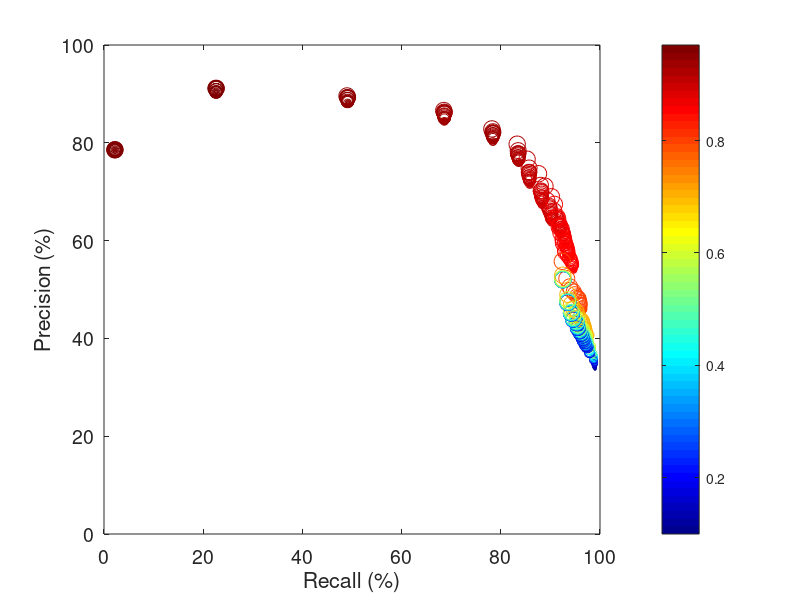
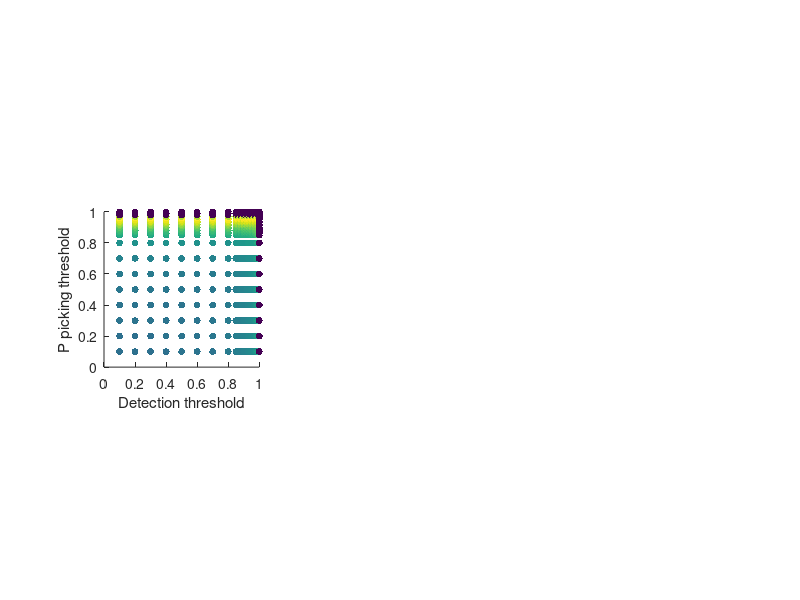

The MATLAB source for these figures, in order: (Note: this script raises an error after producing the figures.)
%% Calculate the evaluation metrics for model using predictions and labels
% Takes 20-30 min to calculate
clear

Fs = 100; % Sampling frequency (Hz)
delay = 0.1*Fs; % Time separation to define "discontinuous" parts in samples
minwin = 3*Fs; % Minimum duration of windows in samples
prop = 0.25; % Proportion of detection windows to call a detection

thr = [0.1:0.1:0.8 0.85:0.01:1]; % Threshold on detection function
p_pic = [0.1:0.1:0.8 0.85:0.01:1]; % Threshold on P picking function

% All threshold combinations: first column is threshold detection, 2nd
% column is threshold P pick
[n,m] = ndgrid(thr',p_pic');
combi = [m(:),n(:)]; clear n m

% P pred, Det pred, Det true for all data examples of the eval dataset
examples = dir('EvalMetrics/*.dat');

% Elements for confusion matrix, 3 metrics: TP, FP, FN, all examples, all
% threshold combinations
conf = zeros(length(combi),length(examples),3); 

for ii = 1:length(examples)
    % Event characteristic functions: P pred, Det pred, Det true
    % ev = load(['EvalMetrics/Ev' num2str(ii) '.dat']); % <- not used, for testing
    ev = load(['EvalMetrics/' examples(ii).name]);
    %figure; plot(1:length(ev),ev(:,1),1:length(ev),ev(:,2),1:length(ev),ev(:,3)); legend('P pred','Det pred','Det true')
    
    % Determine if it is a 0 (no whale call) or a 1 (whale call present)
    if sum(ev(:,3)) > 0
        wc(ii,1) = 1;
    else
        wc(ii,1) = 0;
    end
    
    for cc = 1:length(combi)
        % Determine if this is a TP, FP, or a FN
        % 1st step: determine if there is a detection
        % Definition of a detection: Det pred > threshold1 for a minimum amount
        % of continuous time samples + P pred > threshold2
        idx = find(ev(:,2) > combi(cc,1)); % Find all samples > threshold1
        if ~isempty(idx)
            der = idx(1:end-1) - idx(2:end); % Kind of a derivative (to find peaks corresponding to large time differences)

            idx2 = find(abs(der) > round(delay)); % Consider continuous gaps up to delay
            if isempty(idx2) % In case there is only one window
                win = [idx(1) idx(end)];
            else
                for jj = 1:length(idx2) % Definition of the trigger and detrigger times
                    if jj == 1
                        win(jj,:) = [idx(1) idx(idx2(jj))];
                    else
                        win(jj,:) = [idx(idx2(jj-1)+1) idx(idx2(jj))];
                    end
                end
                % Windows of trigger and detrigger times
                win(jj+1,:) = [idx(idx2(jj)+1) idx(end)];
            end

            % Clean windows that are too short
            win(win(:,2) - win(:,1) < minwin,:) = [];

            % Detection or not?
            if ~isempty(win)
                if size(win,1) > 1
                    % Select the window with the highest Det pred and the
                    % longest
                    for jj = 1:size(win,1)
                        maxwin(jj,1) = max(ev(win(jj,1):win(jj,2),2));
                    end

                    % Check for which one(s) is the max
                    idx3 = find(maxwin == max(maxwin));

                    if length(idx3) > 1 % If more than one same max, check length of windows
                        winlen = win(:,2) - win(:,1);
                        % It would be very unlucky to have the same max and
                        % same length (did not happen)
                        idx3 = find(maxwin == max(maxwin) & winlen == max(winlen));
                    end

                    win = win(idx3,:); % Select the window
                    % Window selection could be changed following 2 options:
                    % 1-select the window with max P pick value
                    % 2-do not select window and check them all wrt true
                    % detection function
                end

                det = 0;
                begt = win(1,1) - (1*Fs); endt = win(1,2);
                if begt <= 0; begt = 1; end
                if endt > length(ev); endt = length(ev); end
                if max(ev(begt:endt,1)) >= combi(cc,2) % Check P detection threshold
                    det = 1;
                end
            else
                det = 0; % No window = no detection
            end
        else
            det = 0; % Nothing above threshold = no detection
        end

        % 2nd step: check if the predicted detection window (if any) is at 
        % the same spot as the true detection position
        if wc(ii,1) == 1 && det == 1
            fake_pred = zeros(length(ev),1);
            fake_pred(win(1,1):win(1,2)) = 1;

            overlap = fake_pred == 1 & ev(:,3) == 1;
            % Say that if the overlap is less than prop(%) then it's not ok
            if sum(overlap) < prop*sum(ev(:,3))
                det = 0;
            end
        end

        % Update the evaluation metrics
        if wc(ii,1) == 1 && det == 1 % TP
            conf(cc,ii,1) = 1;
        elseif wc(ii,1) == 1 && det == 0 % FN
            conf(cc,ii,3) = 1;
        elseif wc(ii,1) == 0 && det == 1 % FP
            conf(cc,ii,2) = 1;
        end

        clear idx* det der win begt endt maxwin winlen overlap fake_pred
    end

    clear ev
end

% save('eval_metrics_15112024_2',...
%     'combi','conf','delay','examples','Fs','minwin','p_pic','thr','wc','prop')

%% Calculate precision, recall, f1-score, auc from evaluation metrics
clear
load('eval_metrics_15112024_2')

for ii = 1:length(combi)
    tmp_conf = squeeze(conf(ii,:,:)); % TP, FP, FN
    TP = sum(tmp_conf(:,1)); % Total number of TP in eval dataset
    FP = sum(tmp_conf(:,2)); % Total number of FP in eval dataset
    FN = sum(tmp_conf(:,3)); % Total number of FN in eval dataset
    TN = sum(sum(tmp_conf,2) == 0); % Total number of TN in eval dataset
    
    if TP+FP+FN+TN ~= length(examples)
        disp('Problem, condition cases don t sum up to number of examples')
    end
    
    precision(ii,1) = TP / (TP + FP);
    recall(ii,1) = TP / (TP + FN);
    f1score(ii,1) = (2*precision(ii,1)*recall(ii,1))/(precision(ii,1)+recall(ii,1));
    clear TP FP FN TN tmp_conf
end

% Plot the recall vs precision
figure; set(gcf,'Position', [400 200 400 300])
scatter(recall*100,precision*100,exp(5*combi(:,1)),combi(:,2))
xlabel('Recall (%)'); ylabel('Precision (%)'); colormap('jet'); colorbar; box on
%prettyfier(14,'SansSerif',1,0)
set(gca,'FontSize',14)
set(gca,'XTick',0:20:100); set(gca,'YTick',0:20:100);
axis([0 100 0 100])

% Find the best combination of threshold parameters
[maxf1,iloc] = max(f1score);
maxprecision = precision(iloc);
maxrecall = recall(iloc);
max_thr = combi(iloc,1);
max_p_pic = combi(iloc,2);

% Calculate the AUC for the (best) threshold
idxnan = ~isnan(precision); % Some nan in precision but not in recall
tmp_recall = recall(idxnan);
tmp_precision = precision(idxnan);
tmp_combi = combi(idxnan,1);
[sort_recall,sort_idx] = sort(tmp_recall);
sort_precision = tmp_precision(sort_idx);
sort_combi = tmp_combi(sort_idx);
auc = trapz(sort_recall,sort_precision);
% iv = find(sort_combi == max_thr);
% auc = trapz(sort_recall(iv),sort_precision(iv)); % Using only best threshold

% tmp_conf = squeeze(conf(iloc,:,:)); % TP, FP, FN
% TP = sum(tmp_conf(:,1)); % Total number of TP in eval dataset
% FP = sum(tmp_conf(:,2)); % Total number of FP in eval dataset
% FN = sum(tmp_conf(:,3)); % Total number of FN in eval dataset
% TN = sum(sum(tmp_conf,2) == 0); % Total number of TN in eval dataset
% FPR = FP / (FP + TN);

%% 2D plots of precision, recall and f1-score depending on the two thresholds

prec_nan = precision; prec_nan(isnan(precision)) = 0;
f1_nan = f1score; f1_nan(isnan(f1_nan)) = 0;

figure; subplot(131)
scatter(combi(:,1),combi(:,2),25,prec_nan,'filled')
axis square; xlabel('Detection threshold'); ylabel('P picking threshold')
clim([0.7 1]); title('Precision')

subplot(132)
scatter(combi(:,1),combi(:,2),25,recall,'filled')
axis square; xlabel('Detection threshold'); ylabel('P picking threshold')
clim([0.7 1]); title('Recall')

subplot(133)
scatter(combi(:,1),combi(:,2),25,f1_nan,'filled')
axis square; xlabel('Detection threshold'); ylabel('P picking threshold')
clim([0.7 1]); title('f1-score'); colorbar

clear *_nan
